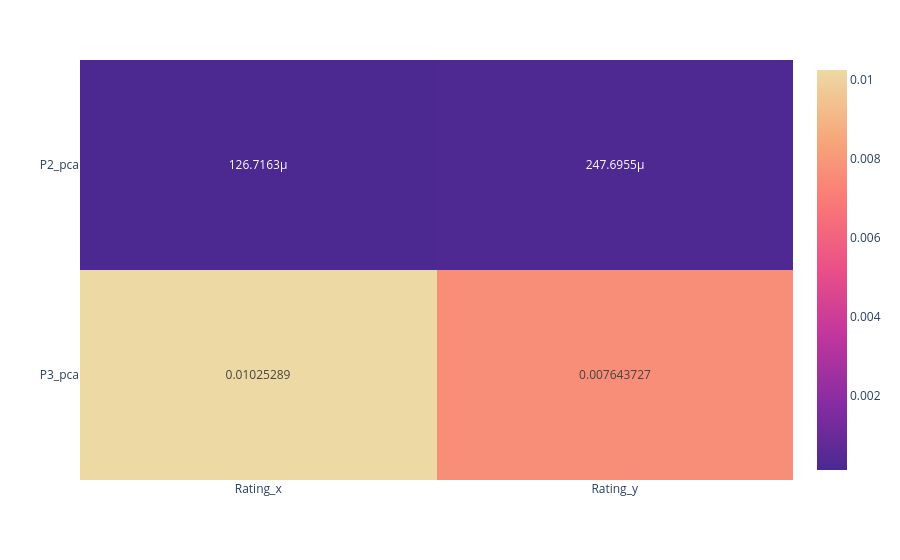

Notebook source saved alongside this figure:
### Code cell
fig_r

### Figure 1 — Plotly figure (JSON) as saved in the notebook; plotly's stock layout.template omitted (floating-point values rounded to 4 significant figures)
{"data": [{"coloraxis": "coloraxis", "hovertemplate": "x: %{x}<br>y: %{y}<br>color: %{z}<extra></extra>", "name": "0", "texttemplate": "%{z}", "type": "heatmap", "x": ["Rating_x", "Rating_y"], "xaxis": "x", "y": ["P2_pca", "P3_pca"], "yaxis": "y", "z": [[0.0001267, 0.0002477], [0.01025, 0.007644]]}], "layout": {"coloraxis": {"colorscale": [[0, "rgb(75, 41, 145)"], [0.1667, "rgb(135, 44, 162)"], [0.3333, "rgb(192, 54, 157)"], [0.5, "rgb(234, 79, 136)"], [0.6667, "rgb(250, 120, 118)"], [0.8333, "rgb(246, 169, 122)"], [1, "rgb(237, 217, 163)"]]}, "margin": {"t": 60}, "xaxis": {"anchor": "y", "domain": [0, 1]}, "yaxis": {"anchor": "x", "autorange": "reversed", "domain": [0, 1]}}}
